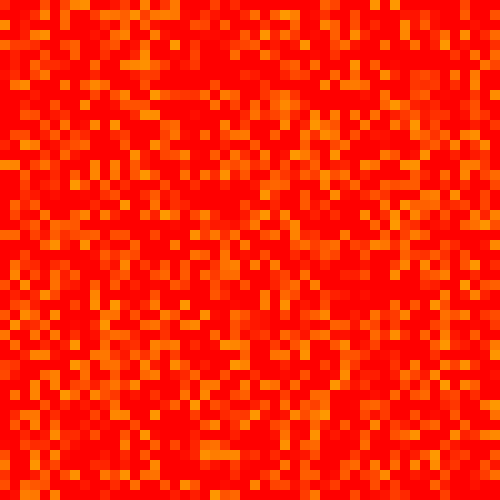
Frame 1 (no input)
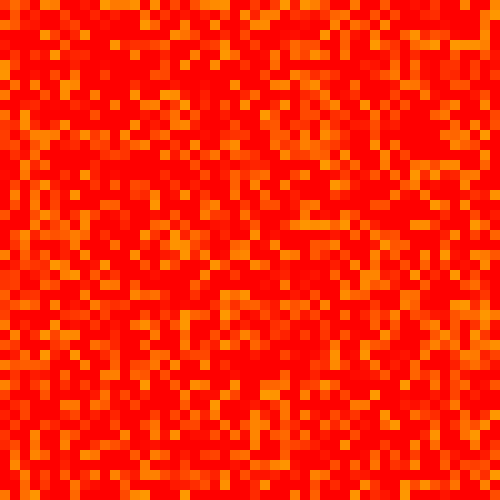
Frame 60 (the mouse pressed at the canvas centre just before this capture)
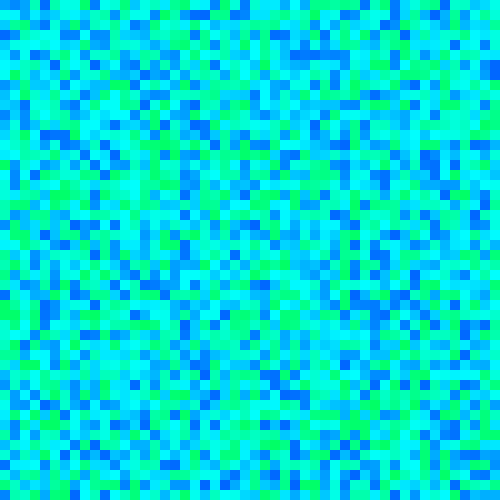
Frame 120 (the mouse held since frame 60 and released just before this capture)

The Processing sketch that drew these frames (run headless with seeded random() and noise(); from frame 60 on, the mouse is pressed at the canvas centre):

// Processing sketch: nested_loops
// ── nested_loops.pde
/*
  Nested For-Loops: Pixelated Colors
*/

int rectWidth = 10;

void setup() {
  size(500,500);
  background(255);
  noStroke();
  frameRate(10);
  colorMode(HSB,500,100,100);
}

void draw() {
  for(int col = 0; col < width/rectWidth; col++) {
    for(int row = 0; row < height/rectWidth; row++) {
      fill(random(mouseX-50,mouseX+50),100,100);
      rect(col*rectWidth,row*rectWidth,rectWidth,rectWidth);
    }
  }
}
